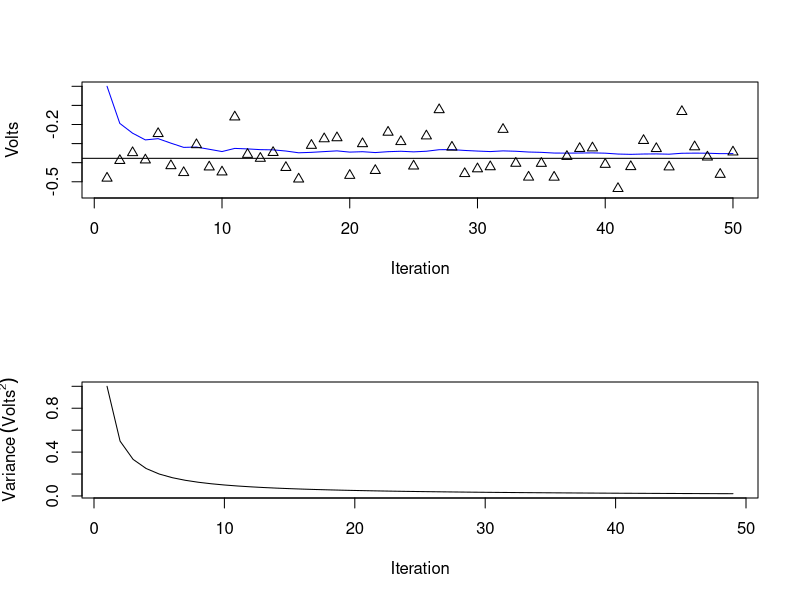

Reproduce this figure in R.
#Example of a Kalman filter for estimating a fixed value with 
#measurement error from the Welch and Bishop's "An Introduction 
#to the Kalman Filter"  University of North Carolina at Chapel Hill, 
#Department of Computer Science TR 95-041

#Code ported from: Andrew D. Straw's implementation
# at: wiki.scipy.org/Cookbook/KalmanFiltering

# https://gist.github.com/mathew-hall/2ca753c68a594e2c37b1


count = 50
true_value = -0.37727 #actual value
z = rnorm(count,mean=true_value, sd=0.1) #observations


Q=1e-5 #process variance

#Allocate space:
xhat = rep(0,count) #a posteri estimate at each step
P = rep(0,count)  #a posteri error estimate
xhatminus=rep(0,count) #a priori estimate
Pminus=rep(0,count) #a priori error estimate
K=rep(0,count) #gain

#estimate of measurement variance
R = 1**2

#initialise guesses: assume true_value=0, error is 1.0
xhat[1] <- 0
P[1] <- 1

for (k in 2:count){
	#time update
	xhatminus[k] <- xhat[k-1]
	Pminus[k] <- P[k-1] + Q
	
	#measurement update
	K[k] = Pminus[k] / (Pminus[k] + R)
	xhat[k] = xhatminus[k] + K[k] * (z[k] - xhatminus[k])
	P[k] = (1-K[k]) * Pminus[k]
}


par(mfrow=c(2,1))

plot(xhat, 
		type="l", 
		col="blue", 
		xlab="Iteration", 
		ylab="Volts",
		ylim=1.05 * c(min(z,true_value,xhat),max(z,true_value,xhat))
		)
points(z,  pch=2)

abline(true_value,0)

plot(Pminus[2:count],type="l",xlab="Iteration", ylab=substitute(Variance~(Volts^2 )))